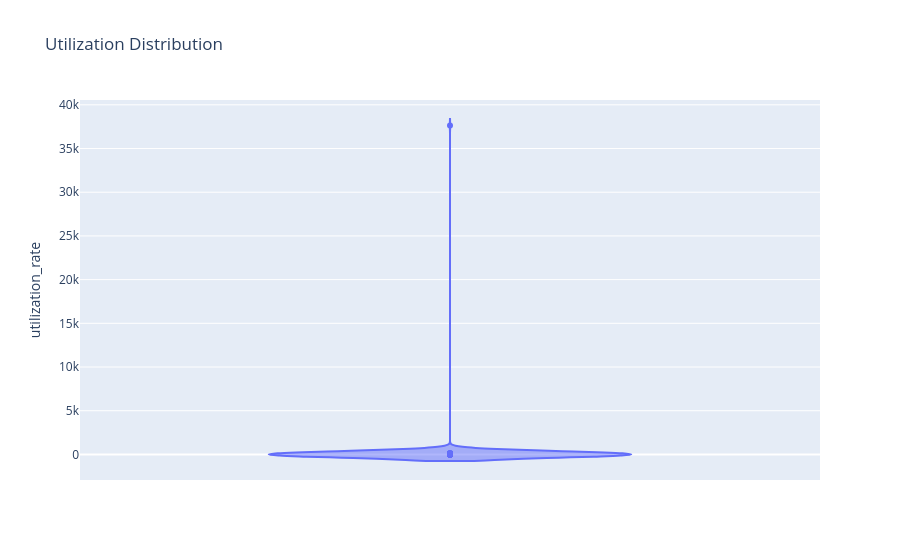

The notebook cell saved with this chart:
### Code cell
fig = px.violin(df, y="utilization_rate",
                title="Utilization Distribution")
fig.show()

### Figure 1 — Plotly figure (JSON) as saved in the notebook; plotly's stock layout.template omitted (floating-point values rounded to 4 significant figures; data arrays with more than 128 entries replaced by an {"elided": "..."} marker saying what was removed)
{"data": [{"alignmentgroup": "True", "box": {"visible": false}, "hovertemplate": "utilization_rate=%{y}<extra></extra>", "legendgroup": "", "marker": {"color": "#636efa"}, "name": "", "offsetgroup": "", "orientation": "v", "scalegroup": "True", "showlegend": false, "type": "violin", "x0": " ", "xaxis": "x", "y": {"elided": "758 float values"}, "y0": " ", "yaxis": "y"}], "layout": {"legend": {"tracegroupgap": 0}, "title": {"text": "Utilization Distribution"}, "violinmode": "group", "xaxis": {"anchor": "y", "domain": [0, 1]}, "yaxis": {"anchor": "x", "domain": [0, 1], "title": {"text": "utilization_rate"}}}}
